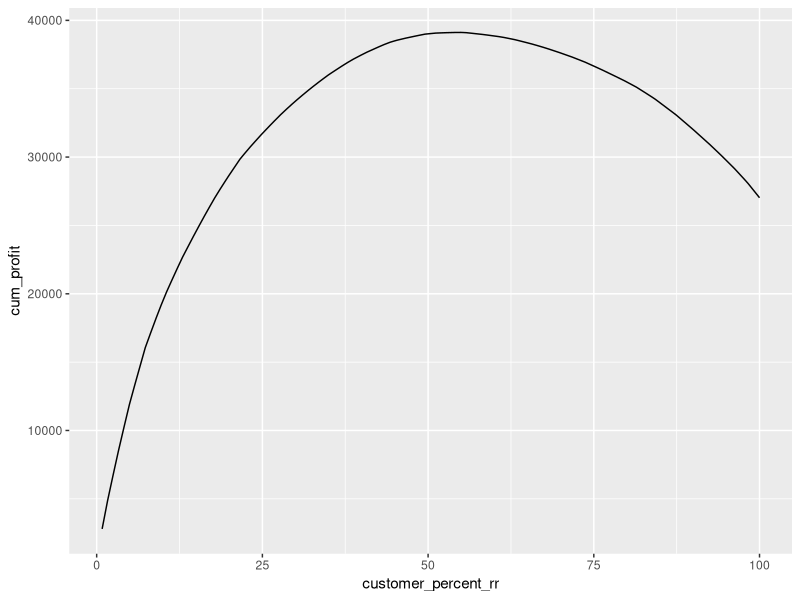
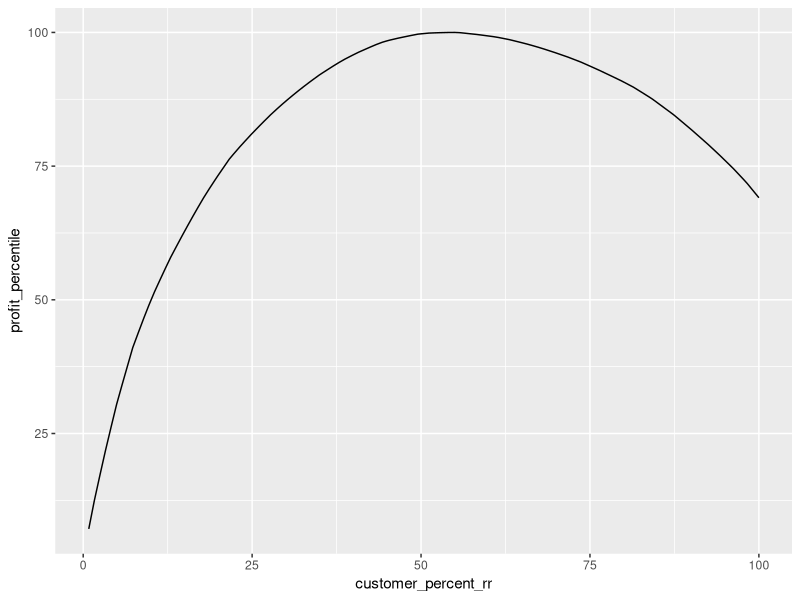
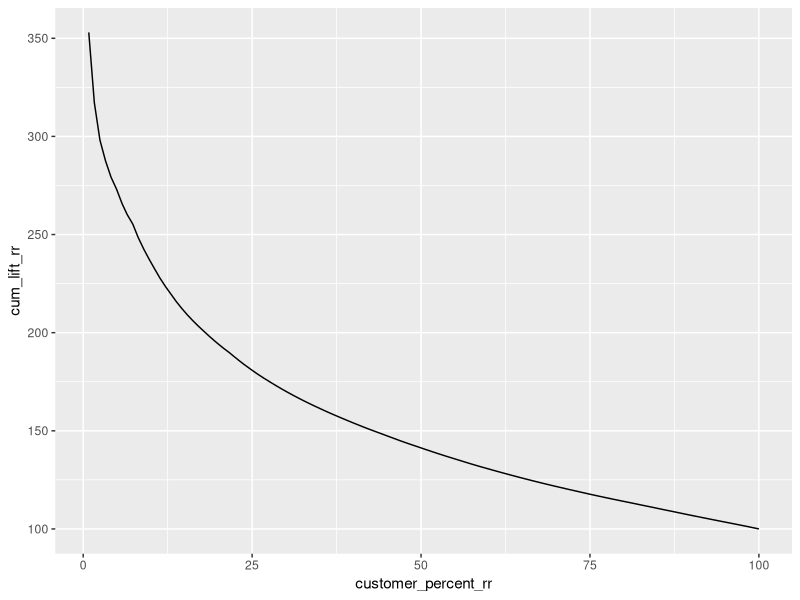
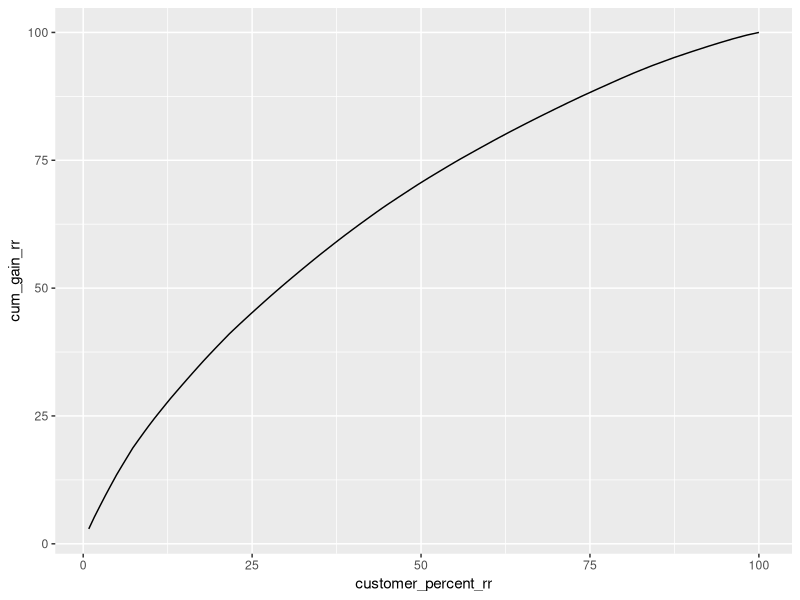

Write the R code that produced these figures, in order.
## ---- chunk 1
knitr::opts_chunk$set(
  echo = FALSE,
  message = FALSE,
  warning = FALSE
  )
  
# remove scientific notiation
options(scipen = 100)
## ---- chunk 2
library(tidyverse) # metapackage of all tidyverse packages

# Input data files are available in the read-only "../input/" directory
# For example, running this (by clicking run or pressing Shift+Enter) will list all files under the input directory


# load data
RFM <- read_csv("rfm.csv")
## ---- chunk 3
# parameters of the problem
avg_order <- 104.24
pr_margin <- 0.5
var_cost <- 1

# Calculate total number of customers who receive the catalogs
total_customers <- sum(RFM$customers)

# Calculate total number of customers who ordered from the catalogs
total_buyers <- sum((RFM$buyers))

# Calculate the average response rate
avg_rr <- total_buyers / total_customers

# Calculate the response rate, lift, gain, and profit per cell
RFM <- mutate(RFM, response_rate = buyers / customers )

RFM <- mutate(RFM, lift = response_rate / avg_rr * 100 )

RFM <- mutate(RFM, gain = buyers / total_buyers * 100)

RFM <- mutate(RFM, profit = buyers * avg_order * pr_margin - var_cost * customers) # complete the statement

total_profit <- sum(RFM$profit)
## ---- chunk 4
# check for number of obs
RFM %>%
  filter(response_rate > .0194) %>%
  summarise(count = n())

# set with response rate greater than 1.94%
RR_GT_1_94 <- filter(RFM, response_rate > .0194) 

# profit for the set, $3 less than max profit
profit_1_94 <-sum(RR_GT_1_94$profit)

# response rate for this group is 3.35 %
rr_1_94 <- sum(RR_GT_1_94$buyers) / sum(RR_GT_1_94$customers)

# lift for this group is 136
lift_1_94 <- rr_1_94 / avg_rr * 100

# gain is 73.89
gain_1_94 <- sum(RR_GT_1_94$buyers) / total_buyers * 100

# Calculate the cumulative lift, gain, and profit per cell in order to evaluate the performance of targeting

RFM <- arrange(RFM, desc(response_rate)) # start by ranking the customers by response rate

RFM <- mutate(RFM, cumsum_customer = cumsum(customers)) # cumsum customers

RFM <- mutate(RFM, cumsum_buyers = cumsum(buyers) ) # cumsum buyers

RFM <- mutate(RFM, customer_percent_rr = cumsum(customers) / total_customers * 100)

RFM <- mutate(RFM, cumm_response_rate = cumsum(buyers) / cumsum(customers)) # allows targeting by response rate percentile

RFM <- mutate(RFM, cum_lift_rr = cumsum(buyers) / cumsum(customers) / avg_rr * 100)

RFM <- mutate(RFM, cum_gain_rr = cumsum(buyers) / total_buyers * 100)

RFM <- mutate(RFM, cum_profit = cumsum(profit))

RFM <- mutate(RFM, profit_percentile = cum_profit / max(cum_profit) * 100)
## ---- chunk 5

 # Plot the charts

 ggplot(RFM) + geom_line(aes(x=customer_percent_rr, y=cum_profit))
## This graph shows how much profit you capture by targeting different percentiles of the sample group. 
## If I target top 25 percentile of customers ranked by avg response rate I capture over 30K in profits. 
## If I target the 50 percentile of customers I maximize my profit at close to 40K
## The goal is NOT ALWAYS maximize profit. Sometimes the goal may be to increase
## market share. In that case I sacrifice some profit to increase market
## share by going for a larger percentile even when the profit curve
## goes down.

ggplot(RFM) + geom_line(mapping = aes(x = customer_percent_rr, y = profit_percentile ))


ggplot(RFM) + geom_line(aes(x=customer_percent_rr, y=cum_lift_rr))

ggplot(RFM) + geom_line(aes(x=customer_percent_rr, y=cum_gain_rr))
## If I target top 50% I get 75% of the customer that I get if I target the entire 95K sample.
## If I target top 25 percentile of customers I get close to 50% of all the customers I get if
## I target the entire 95K


